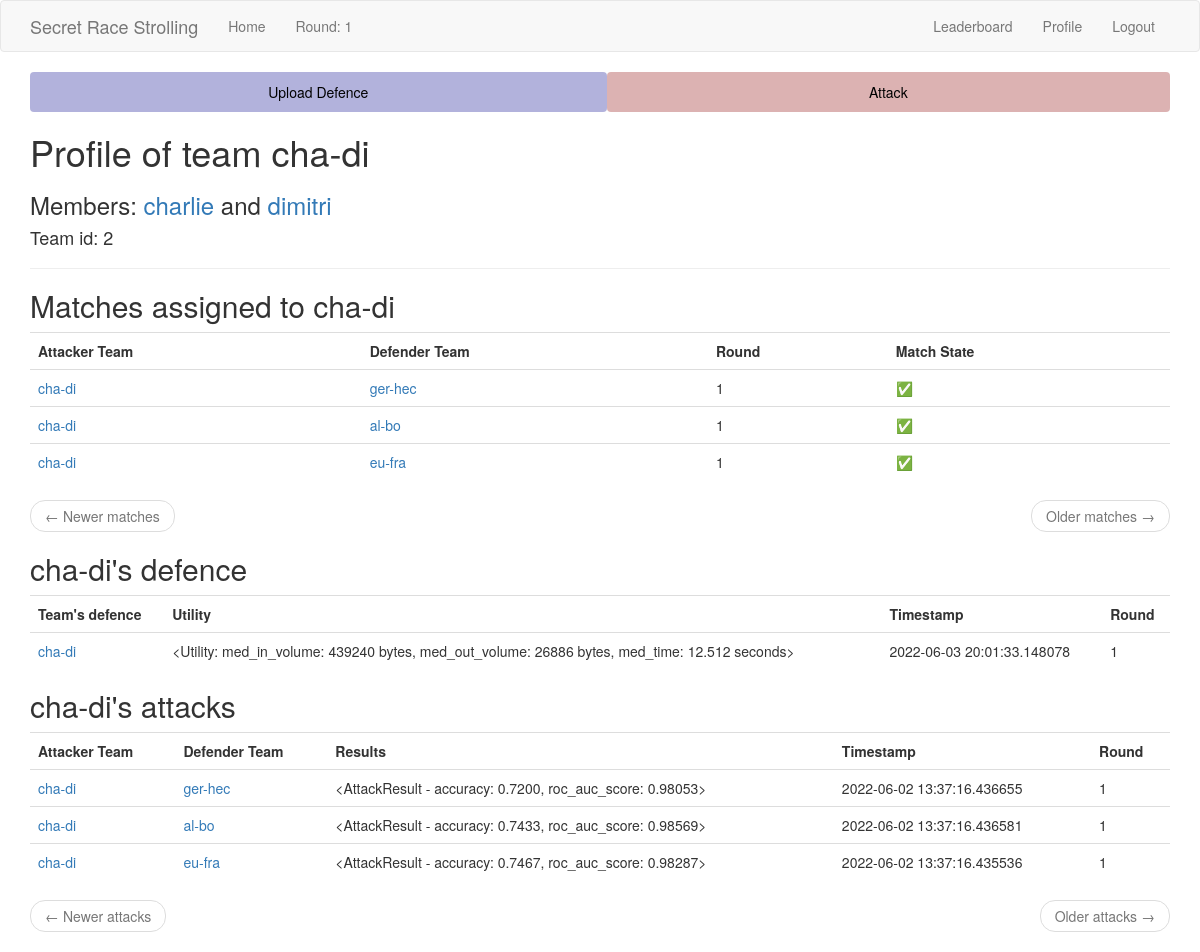
The app's page /team/cha-di (signed in) with its own data.
### app/models.py (models this page shows, shortened)
class Team(db.Model):
    id = db.Column(db.Integer, primary_key=True)
    team_name = db.Column(db.String(64), index=True, unique=True)
    member1_id = db.Column(db.Integer, db.ForeignKey("user.id"), unique=True)
    member2_id = db.Column(db.Integer, db.ForeignKey("user.id"), unique=True)
    defences = db.relationship(
        "Defence",
        backref="defender_team",
        foreign_keys="Defence.defender_team_id",
        lazy="dynamic",
    )
    defence_matches = db.relationship(
        "Match",
        backref="defender_team",
        foreign_keys="Match.defender_team_id",
        lazy="dynamic",
    )
    attack_matches = db.relationship(
        "Match",
        backref="attacker_team",
        foreign_keys="Match.attacker_team_id",
        lazy="dynamic",
    )
    def members(self) -> tuple[Optional[User], Optional[User]]:
        return (
            db.session.query(User).filter(User.id == self.member1_id).first(),
            db.session.query(User).filter(User.id == self.member2_id).first(),
        )
    def attacks(self) -> Query:
        self_attacks = (
            db.session.query(Match.id)
            .filter(Match.attacker_team_id == self.id)
            .subquery()
        )
        return db.session.query(Attack).join(
            self_attacks, self_attacks.c.id == Attack.match_id
        )

class User(UserMixin, db.Model):
    id = db.Column(db.Integer, primary_key=True)
    username = db.Column(db.String(64), index=True, unique=True)
    email = db.Column(db.String(96), index=True, unique=True)
    password_hash = db.Column(db.String(102))
    sciper = db.Column(db.Integer, unique=True)
    is_admin = db.Column(db.Boolean, default=False)
    def team(self) -> Optional["Team"]:
        return (
            db.session.query(Team)
            .filter(or_(Team.member1_id == self.id, Team.member2_id == self.id))
            .first()
        )
    def has_team(self) -> bool:
        return self.team() is not None

class Match(db.Model):
    id = db.Column(db.Integer, primary_key=True)
    defender_team_id = db.Column(db.Integer, db.ForeignKey("team.id"))
    attacker_team_id = db.Column(db.Integer, db.ForeignKey("team.id"))
    round = db.Column(db.Integer, index=True)
    __table_args__ = (
        db.UniqueConstraint(
            "defender_team_id",
            "attacker_team_id",
            "round",
            name="_match_pair_once_per_round",
        ),
    )
    attacks = db.relationship(
        "Attack",
        backref="match",
        foreign_keys="Attack.match_id",
        lazy="dynamic",
    )
    @staticmethod
    def paginate_and_itemize_match_query(
        matches: Query, page: int, matches_per_page: int, current_user_team: Team
    ) -> tuple[Pagination, list[dict]]:
        matches_sub = matches.subquery()
        attacks_done = (
            db.session.query(matches_sub.c.id)
            .join(Attack, Attack.match_id == matches_sub.c.id)
            .all()
        )
        attacks_done = [attack_done[0] for attack_done in attacks_done]
        paginated = matches.paginate(page, matches_per_page)
        matches_items = paginated.items
        for m in matches_items:
            m.match_done = m.id in attacks_done
        return paginated, matches_items

class Defence(db.Model):
    id = db.Column(db.Integer, primary_key=True)
    defender_team_id = db.Column(db.Integer, db.ForeignKey("team.id"))
    utility = db.Column(db.PickleType)
    timestamp = db.Column(db.DateTime, index=True, default=datetime.utcnow)
    round = db.Column(db.Integer, index=True)

class Attack(db.Model):
    id = db.Column(db.Integer, primary_key=True)
    match_id = db.Column(db.Integer, db.ForeignKey("match.id"))
    results = db.Column(db.PickleType)
    timestamp = db.Column(db.DateTime, index=True, default=datetime.utcnow)

### app/routes.py (the view)
@app.route("/team/<team_name>", methods=["GET"])
@login_required
def team(team_name):
    team = Team.query.filter_by(team_name=team_name).first_or_404()
    member1, member2 = team.members()
    page_match = request.args.get("page_match", 1, type=int)
    page_attack = request.args.get("page_attack", 1, type=int)
    pagination, matches_items = Match.paginate_and_itemize_match_query(
        team.attack_matches.order_by(Match.round.desc()),
        page_match,
        app.config["MATCHES_PER_TEAM"],
        current_user.team(),
    )
    match_next_url = (
        url_for(
            "team",
            team_name=team.team_name,
            page_match=pagination.next_num,
            page_attack=page_attack,  # we must not forget to propagate the attack page
        )
        if pagination.has_next
        else None
    )
    match_prev_url = (
        url_for(
            "team",
            team_name=team.team_name,
            page_match=pagination.prev_num,
            page_attack=page_attack,  # we must not forget to propagate the attack page
        )
        if pagination.has_prev
        else None
    )
    defence = team.defences.order_by(Defence.timestamp.desc()).first()
    attacks = (
        team.attacks()
        .order_by(Attack.timestamp.desc())
        .paginate(page_attack, app.config["MATCHES_PER_TEAM"], False)
    )
    attack_next_url = (
        url_for(
            "team",
            team_name=team.team_name,
            page_match=page_match,  # we must not forget to propagate the match page
            page_attack=attacks.next_num,
        )
        if attacks.has_next
        else None
    )
    attack_prev_url = (
        url_for(
            "team",
            team_name=team.team_name,
            page_match=page_match,  # we must not forget to propagate the match page
            page_attack=attacks.prev_num,
        )
        if attacks.has_prev
        else None
    )
    attacks_items = attacks.items
    return render_template(
        "team.html",
        team=team,
        member1=member1,
        member2=member2,
        matches=matches_items,
        attacks=attacks_items,
        defence=defence,
        match_next_url=match_next_url,
        match_prev_url=match_prev_url,
        attack_next_url=attack_next_url,
        attack_prev_url=attack_prev_url,
    )

### app/models.py (called while the page is built)
@login.user_loader
def load_user(id: int) -> User:
    return User.query.get(int(id))

    def __repr__(self):
        return "<Utility: \nmed_in_volume: {:.0f} bytes,\nmed_out_volume: {:.0f} bytes,\nmed_time: {:.3f} seconds>".format(
            abs(self.med_in_volume), self.med_out_volume, self.med_time
        )

    def __repr__(self) -> str:
        return "<AttackResult - accuracy: {:.4f}, roc_auc_score: {:.5f}>".format(
            self.accuracy, self.roc_auc_score
        )

### app/templates/team.html (shortened to what this page needs)
{% extends "base.html" %}
{% block app_content %}
<h1>Profile of team {{ team.team_name }}</h1>
<h3>Members: {% if member1 %} <a href="{{ url_for('user', username=member1.username) }}"> {{ member1.username }}</a>
    {% else %} <a href="{{ url_for('join_team', team_name=team.team_name) }}"> [Join {{ team.team_name }}]</a>
    {% endif %} and {% if member2 %} <a href="{{ url_for('user', username=member2.username) }}">
        {{ member2.username }}</a>
    {% else %} <a href="{{ url_for('join_team', team_name=team.team_name) }}"> [Join {{ team.team_name }}]</a>
    {% endif %}</3>
<h4>Team id: {{ team.id }}</h4>
<hr>
{% if matches %}
<h2>Matches assigned to {{ team.team_name }}</h2>
<table class="table table-hover">
    <tr>
        <th>Attacker Team</th>
        <th>Defender Team</th>
        <th>Round</th>
        <th>Match State</th>
    </tr>
    {% for match in matches %}
    {% include '_match.html' %}
    {% endfor %}
</table>
<nav aria-label="...">
    <ul class="pager">
        <li class="previous{% if not match_prev_url %} disabled{% endif %}">
            <a href="{{ match_prev_url or '#' }}">
                <span aria-hidden="true">&larr;</span> Newer matches
            </a>
        </li>
        <li class="next{% if not match_next_url %} disabled{% endif %}">
            <a href="{{ match_next_url or '#' }}">
                Older matches <span aria-hidden="true">&rarr;</span>
            </a>
        </li>
    </ul>
</nav>
{% endif %}
{% if defence %}
<h2>{{ team.team_name }}'s defence</h2>
<table class="table table-hover">
    <tr>
        <th>Team's defence</th>
        <th>Utility</th>
        <th>Timestamp</th>
        <th>Round</th>
    </tr>
    {% include '_defence.html' %}
{% endif %}
{% if attacks %}
<h2>{{ team.team_name }}'s attacks</h2>
<table class="table table-hover">
    <tr>
        <th>Attacker Team</th>
        <th>Defender Team</th>
        <th>Results</th>
        <th>Timestamp</th>
        <th>Round</th>
    </tr>
    {% for attack in attacks %}
    {% include '_attack.html' %}
    {% endfor %}
</table>
<nav aria-label="...">
    <ul class="pager">
        <li class="previous{% if not attack_prev_url %} disabled{% endif %}">
            <a href="{{ attack_prev_url or '#' }}">
                <span aria-hidden="true">&larr;</span> Newer attacks
            </a>
        </li>
        <li class="next{% if not attack_next_url %} disabled{% endif %}">
            <a href="{{ attack_next_url or '#' }}">
                Older attacks <span aria-hidden="true">&rarr;</span>
            </a>
        </li>
    </ul>
</nav>
{% endif %}
{% endblock %}

### app/templates/base.html (shortened to what this page needs)
{% extends 'bootstrap/base.html' %}
{% block navbar %}
<nav class="navbar navbar-default">
  <div class="container">
    <div class="navbar-header">
      <a
        class="navbar-brand"
        href="{{ url_for('index') }}"
      >Secret Race Strolling</a>
    </div>
    <div
      class="collapse navbar-collapse"
      id="bs-example-navbar-collapse-1"
    >
      <ul class="nav navbar-nav">
        <li><a href="{{ url_for('index') }}">Home</a></li>
        <li><a>Round: {{ config["ROUND"] }}</a></li>
      </ul>
      <ul class="nav navbar-nav navbar-right">
        {% if current_user.is_anonymous %}
        <li><a href="{{ url_for('login') }}">Login</a></li>
        {% else %}
        <li><a href="{{ url_for('leaderboard') }}">Leaderboard</a></li>
        <li><a href="{{ url_for('team', team_name=current_user.team().team_name) if current_user.has_team() else url_for('user', username=current_user.username)}}">Profile</a></li>
        <li><a href="{{ url_for('logout') }}">Logout</a></li>
        {% endif %}
      </ul>
    </div>
  </div>
</nav>
{% endblock %}
{% block content %}
<div class="container">
  <ul class="nav nav-pills nav-justified">
    {% if config["DEFENCE_PHASE"] %}
    <li class="nav-item">
      <a
        class="nav-link"
        style="background:rgba(0, 0, 139, 0.3);color:black"
        href="{{ url_for('defence') }}"
      >Upload Defence</a>
    </li>
    {% endif %}
    {% if config["ATTACK_PHASE"] %}
    <li class="nav-item">
      <a
        class="nav-link"
        style="background:rgba(139, 0, 0, 0.3);color:black"
        href="{{ url_for('attack') }}"
      >Attack</a>
    </li>
    {% endif %}
  </ul>
</div>
<div class="container">
  {% block app_content %}{% endblock %}
</div>
{% endblock %}

### app/templates/_match.html
<tr>
    <td>
        <a href="{{ url_for('team', team_name=match.attacker_team.team_name) }}">
            {{ match.attacker_team.team_name }}</a>
    </td>
    <td>
        <a href="{{ url_for('team', team_name=match.defender_team.team_name) }}">{{ match.defender_team.team_name }}
        </a>
    </td>
    <td>
        {{ match.round }}
    </td>
    <td>
        {% if match.match_done %} ✅ {% else %} ❌ {% endif %}
    </td>
</tr>

### app/templates/_defence.html
    <tr>
        <td>
            <a href="{{ url_for('team', team_name=defence.defender_team.team_name) }}">
                {{ defence.defender_team.team_name }}</a>
        </td>
        <td>
            {{ defence.utility }}
        </td>
        <td>
            {{ defence.timestamp }}
        </td>
        <td>
            {{ defence.round }}
        </td>
    </tr>
</table>

### app/templates/_attack.html
<tr>
    <td>
        <a href="{{ url_for('team', team_name=attack.match.attacker_team.team_name) }}">
            {{ attack.match.attacker_team.team_name }}</a>
    </td>
    <td>
        <a href="{{ url_for('team', team_name=attack.match.defender_team.team_name) }}">{{ attack.match.defender_team.team_name }}
        </a>
    </td>
    <td>
        {{ attack.results }}
    </td>
    <td>
        {{ attack.timestamp }}
    </td>
    <td>
        {{ attack.match.round }}
    </td>
</tr>

### records on screen
Team: team_name "cha-di", id "2", defender_team.team_name "cha-di"
User: username "charlie"
User: username "dimitri"
Match: attacker_team.team_name "cha-di", defender_team.team_name "ger-hec", round "1"
Match: attacker_team.team_name "cha-di", defender_team.team_name "al-bo", round "1"
Match: attacker_team.team_name "cha-di", defender_team.team_name "eu-fra", round "1"
Defence: utility "<Utility: med_in_volume: 439240 bytes, med_out_volume: 26886 bytes, med_time: 12.512 seconds>", timestamp "2022-06-03 20:01:33.148078", round "1"
Attack: match.attacker_team.team_name "cha-di", match.defender_team.team_name "ger-hec", results "<AttackResult - accuracy: 0.7200, roc_auc_score: 0.98053>", timestamp "2022-06-02 13:37:16.436655", match.round "1"
Attack: match.attacker_team.team_name "cha-di", match.defender_team.team_name "al-bo", results "<AttackResult - accuracy: 0.7433, roc_auc_score: 0.98569>", timestamp "2022-06-02 13:37:16.436581", match.round "1"
Attack: match.attacker_team.team_name "cha-di", match.defender_team.team_name "eu-fra", results "<AttackResult - accuracy: 0.7467, roc_auc_score: 0.98287>", timestamp "2022-06-02 13:37:16.435536", match.round "1"

### other values on screen
{{ config["ROUND"] }} "1"
